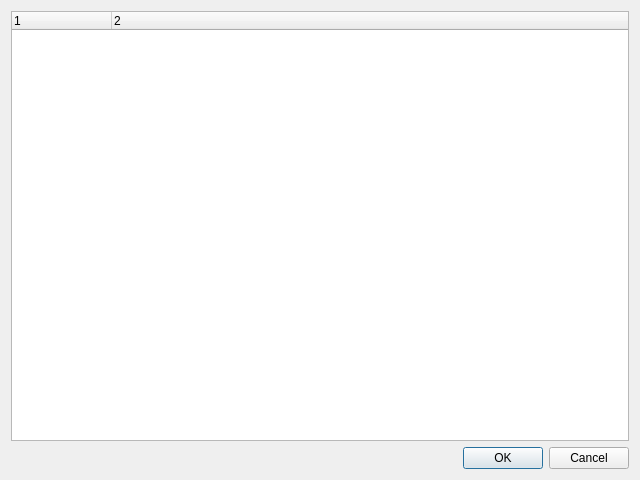
<?xml version="1.0" encoding="UTF-8"?>
<ui version="4.0">
 <class>BookBrowser</class>
 <widget class="QDialog" name="BookBrowser">
  <property name="geometry">
   <rect>
    <x>0</x>
    <y>0</y>
    <width>640</width>
    <height>480</height>
   </rect>
  </property>
  <property name="windowTitle">
   <string>Dialog</string>
  </property>
  <property name="modal">
   <bool>true</bool>
  </property>
  <layout class="QVBoxLayout" name="verticalLayout">
   <item>
    <layout class="QHBoxLayout" name="horizontalLayout">
     <item>
      <widget class="QTreeWidget" name="treeWidget">
       <property name="sizePolicy">
        <sizepolicy hsizetype="Minimum" vsizetype="Expanding">
         <horstretch>0</horstretch>
         <verstretch>0</verstretch>
        </sizepolicy>
       </property>
       <property name="indentation">
        <number>0</number>
       </property>
       <property name="columnCount">
        <number>2</number>
       </property>
       <column>
        <property name="text">
         <string notr="true">1</string>
        </property>
       </column>
       <column>
        <property name="text">
         <string notr="true">2</string>
        </property>
       </column>
      </widget>
     </item>
    </layout>
   </item>
   <item>
    <widget class="QDialogButtonBox" name="buttonBox">
     <property name="orientation">
      <enum>Qt::Horizontal</enum>
     </property>
     <property name="standardButtons">
      <set>QDialogButtonBox::Cancel|QDialogButtonBox::Ok</set>
     </property>
    </widget>
   </item>
  </layout>
 </widget>
 <resources/>
 <connections>
  <connection>
   <sender>buttonBox</sender>
   <signal>accepted()</signal>
   <receiver>BookBrowser</receiver>
   <slot>accept()</slot>
   <hints>
    <hint type="sourcelabel">
     <x>248</x>
     <y>254</y>
    </hint>
    <hint type="destinationlabel">
     <x>157</x>
     <y>274</y>
    </hint>
   </hints>
  </connection>
  <connection>
   <sender>buttonBox</sender>
   <signal>rejected()</signal>
   <receiver>BookBrowser</receiver>
   <slot>reject()</slot>
   <hints>
    <hint type="sourcelabel">
     <x>316</x>
     <y>260</y>
    </hint>
    <hint type="destinationlabel">
     <x>286</x>
     <y>274</y>
    </hint>
   </hints>
  </connection>
 </connections>
</ui>
